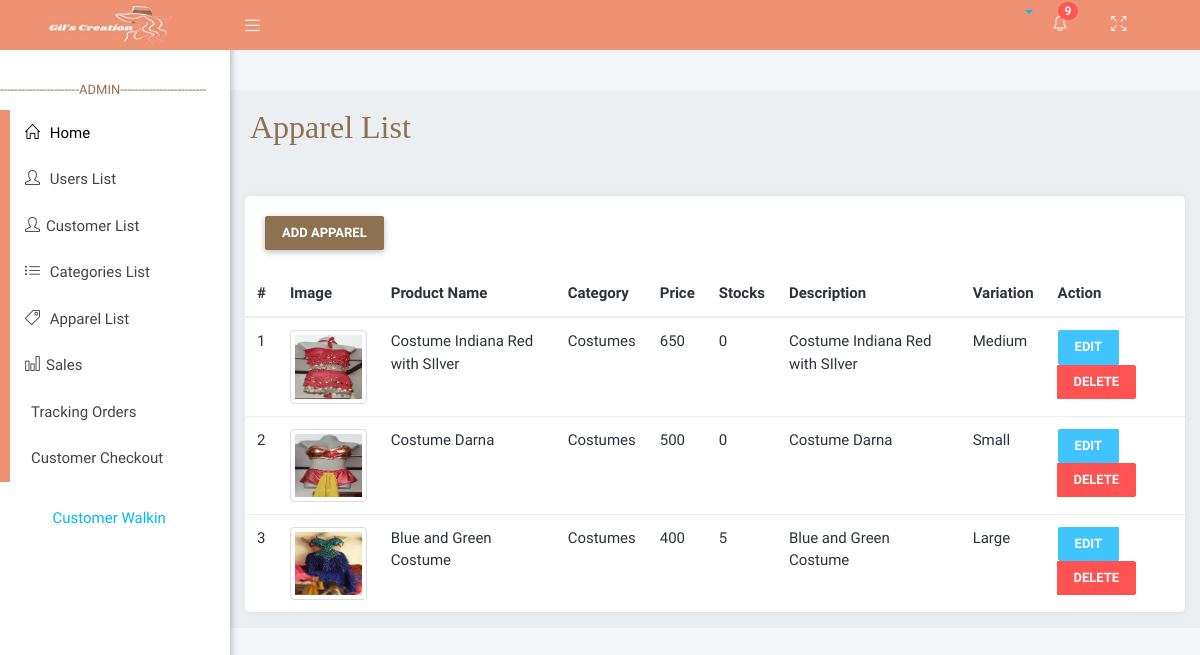
The app's page /adminViews/productslist.php with its own data.
### tables this page shows
CREATE TABLE `products` (
  `product_id` int(11) NOT NULL,
  `image` varchar(50) NOT NULL,
  `name` varchar(255) NOT NULL,
  `price` int(11) NOT NULL,
  `variation` varchar(255) NOT NULL,
  `stocks` int(11) NOT NULL,
  `category_id` int(11) NOT NULL,
  `description` varchar(255) NOT NULL
);

CREATE TABLE `categories` (
  `category_id` int(11) NOT NULL,
  `cat_name` varchar(255) NOT NULL
);

### APIFUNCTION/DBCRUD.php (called while the page is built, shortened)
<?php
    class DBCRUD{
        private $servername='localhost';
        private $username='root';
        private $password='';
        private $dbname='brms';
        private $mysqli='';
        public function __construct(){
            $this->mysqli = new mysqli($this->servername,$this->username,$this->password,$this->dbname);
        }
        public function selectleftjoin($table,$table1,$attributename,$attributename1,$where = null){
            if ($where != null) {
                $sql = "SELECT * FROM $table LEFT JOIN $table1 ON $table1.$attributename=$table.$attributename1 WHERE $where";
            }else{
                $sql = "SELECT * FROM $table LEFT JOIN $table1 ON $table1.$attributename1=$table.$attributename";
            }
            $this->sql = $result = $this->mysqli->query($sql);
        }
    }
?>

### adminViews/productslist.php (the view, shortened to what this page needs)
<?php include('layouts/head.php'); ?>
   <div class="wrapper">
      <?php include('layouts/navbar.php'); ?>
      <?php include('layouts/sidebar.php'); ?>
    <div class="content-wrapper">
         <div class="container-fluid">
            <div class="row">
               <div class="main-header">
               <h2  style=" font-family:poppins; color:#8d7252; ">Apparel List</h2><br>
               </div>
            </div>
        <div class="card">
        <div class="card-header">
            <button type="button" class="btn btn" style="background-color:#8d7252; color:white;" data-toggle="modal" data-target="#productsModal">
            Add Apparel
            </button>
        </div>
        <div class="card-body">
        <table class="table">
                <thead class="thead-light">
                    <tr>
                    <th scope="col">#</th>
                    <th scope="col">Image</th>
                    <th scope="col">Product Name</th>
                    <th scope="col">Category</th>
                    <th scope="col">Price</th>
                    <th scope="col">Stocks</th>
                    <th scope="col">Description</th>
                    <th scope="col">Variation</th>
                    <th scope="col">Action</th>
                    </tr>
                </thead>
                <tbody>
                <?php
                    include('../APIFUNCTION/DBCRUD.php');
                    $newDBCRUD = new DBCRUD();
                    $newDBCRUD->selectleftjoin("products","categories","category_id","category_id");
                    $productsLists = $newDBCRUD->sql;
                    $index = 1;
                    while ($data = mysqli_fetch_assoc($productsLists)){
                ?>
                    <tr>
                    <td><?php echo $index; ?></td>
                    <td><img style="width:100px;" src="./uploads/<?php echo $data["image"]; ?>" class="img-thumbnail"></td>
                    <td><?php echo $data["name"]; ?></td>
                    <td><?php echo $data["cat_name"]; ?></td>
                    <td><?php echo $data["price"]; ?></td>
                    <td><?php echo $data["stocks"]; ?></td>
                    <td><?php echo $data["description"]; ?></td>
                    <td><?php echo $data["variation"]; ?></td>
                    <td>
                        <div class="btn-group" role="group" aria-label="Basic example">
                            <button type="button" class="btn btn-info" onclick="showform(<?php echo $data['product_id']; ?>);">Edit</button>
                            <button type="button" class="btn btn-danger" onclick="showformdelete(<?php echo $data['product_id']; ?>);">Delete</button>
                        </div>
                    </td>
                    </tr>
                    <?php $index++; }?>
                </tbody>
            </table>
        </div>
        </div>
        </div>
    </div>
<?php include('layouts/footer.php');?>

### adminViews/assets/css/profile.css (style rules this page uses)
body { margin: 0; padding-top: 40px; color: #2e323c; background: #f5f6fa; position: relative; height: 100%; }
.card { background: #ffffff; -webkit-border-radius: 5px; -moz-border-radius: 5px; border-radius: 5px; border: 0; margin-bottom: 1rem; }

### adminViews/assets/css/menu.css (style rules this page uses)
.fixed .content-wrapper { margin-top: 50px; }
.wrapper:before { content: " "; display: table; }
.wrapper:after { content: " "; clear: both; }
.content-wrapper { height: 100%; background-color: #ebeff2; margin-left: 230px; z-index: 820; -webkit-transition: all 0.3s ease-in-out; -moz-transition: all 0.3s ease-in-out; -ms-transition: all 0.3s ease-in-out; transition: all 0.3s ease-in-out; }

### records on screen
products: image (picture), name "Costume Indiana Red with SIlver", category.cat_name "Costumes", price "650", stocks "0", description "Costume Indiana Red with SIlver", variation "Medium"
products: image (picture), name "Costume Darna", category.cat_name "Costumes", price "500", stocks "0", description "Costume Darna", variation "Small"
products: image (picture), name "Blue and Green Costume", category.cat_name "Costumes", price "400", stocks "5", description "Blue and Green Costume", variation "Large"
